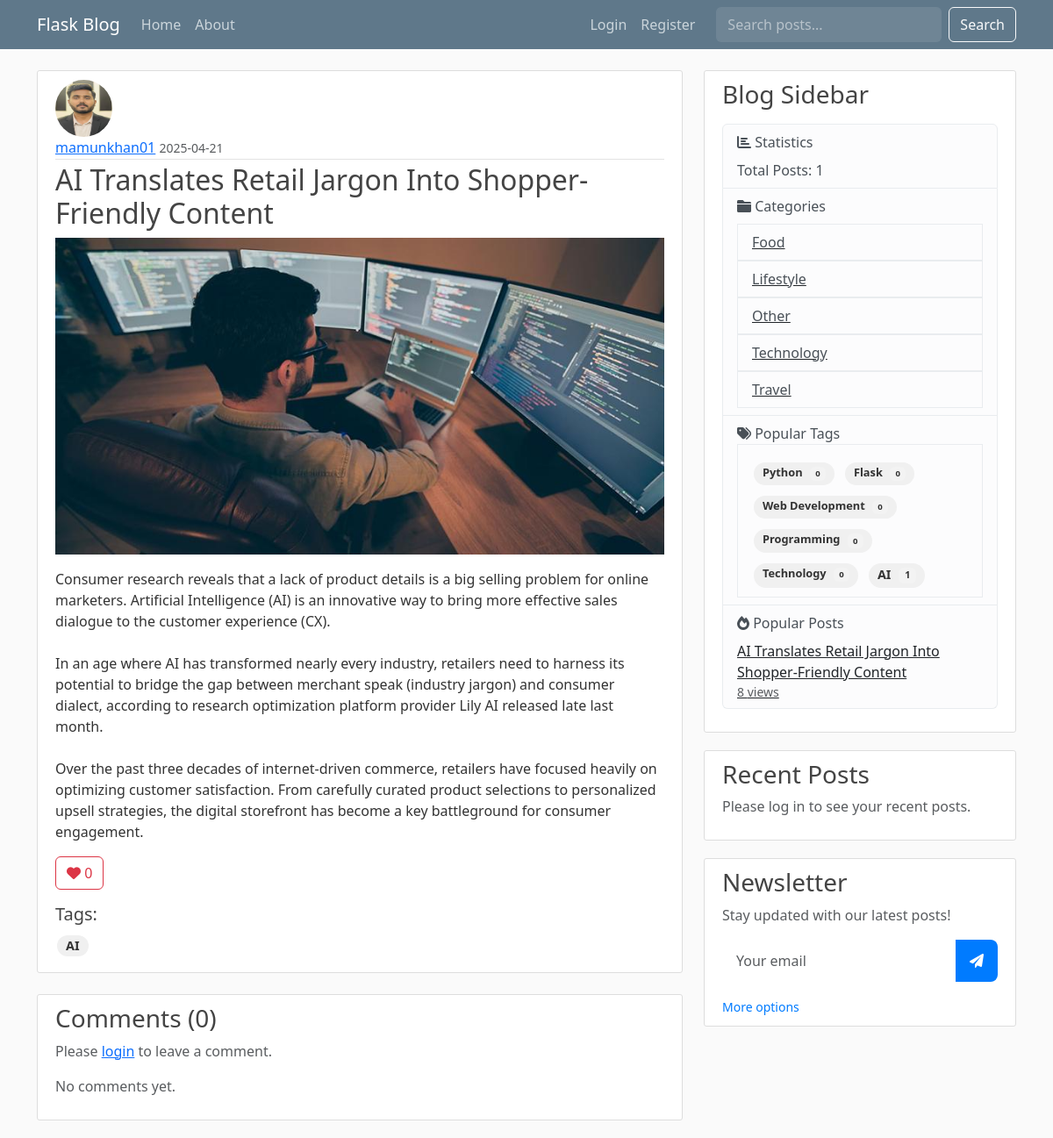
/post/1, run on an earlier commit of the app's database.
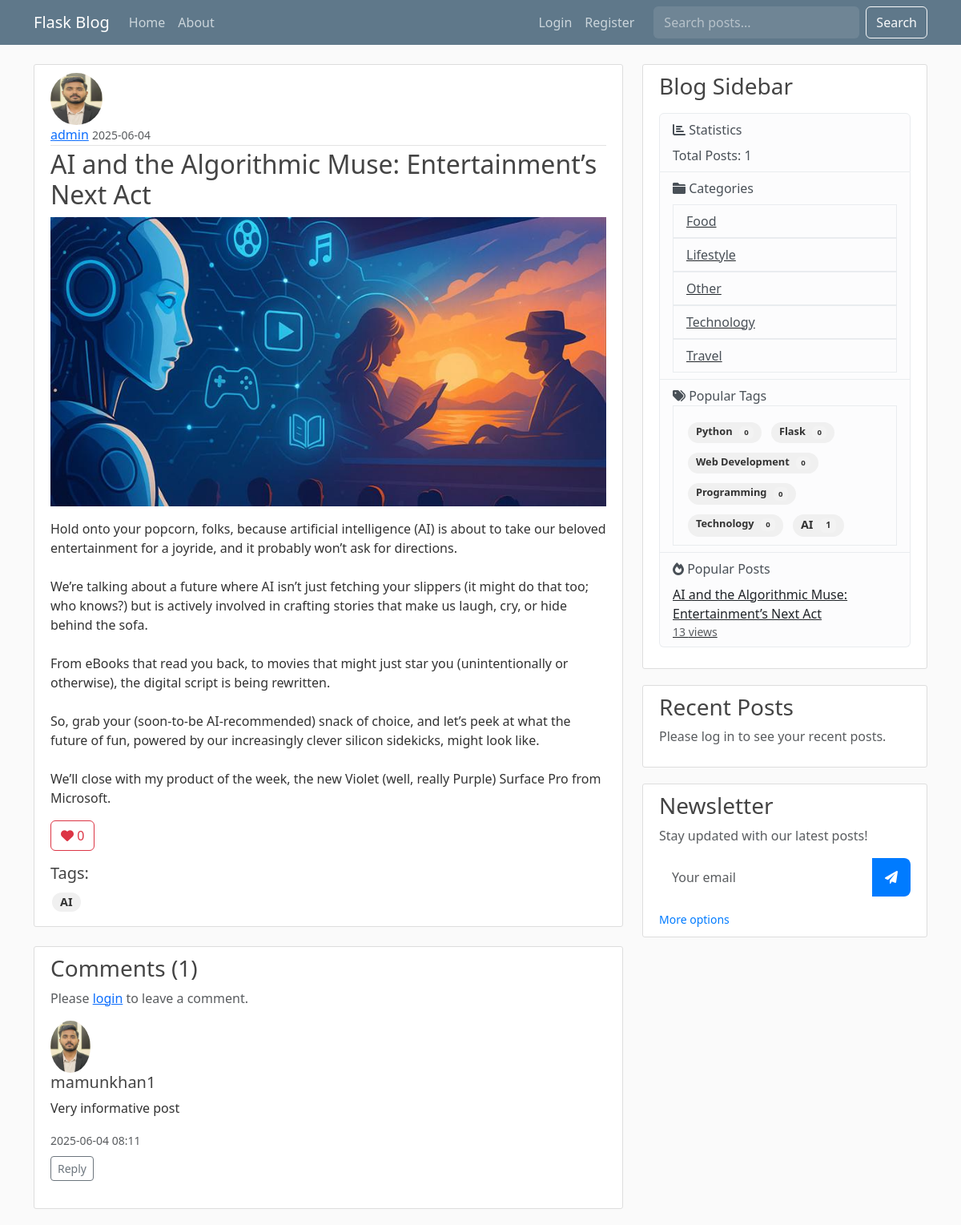
And on a later commit of the database.
### flaskblog.py (models this page shows, shortened)
class User(db.Model, UserMixin):
    id = db.Column(db.Integer, primary_key=True)
    username = db.Column(db.String(20), unique=True, nullable=False)
    email = db.Column(db.String(120), unique=True, nullable=False)
    image_file = db.Column(db.String(20), nullable=False, default='default.jpg')
    password = db.Column(db.String(60), nullable=False)
    is_admin = db.Column(db.Boolean, default=False)
    bio = db.Column(db.String(500))
    location = db.Column(db.String(100))
    website = db.Column(db.String(200))
    twitter = db.Column(db.String(100))
    github = db.Column(db.String(100))
    joined_at = db.Column(db.DateTime, nullable=False, default=datetime.utcnow)
    posts = db.relationship('Post', backref='author', lazy=True)
    likes = db.relationship('Like', backref='user', lazy=True)
    comments = db.relationship('Comment', back_populates='author', lazy=True)
    followers = db.Table('followers',
        db.Column('follower_id', db.Integer, db.ForeignKey('user.id'), primary_key=True),
        db.Column('followed_id', db.Integer, db.ForeignKey('user.id'), primary_key=True)
    )
    following = db.relationship(
        'User', secondary=followers,
        primaryjoin=(followers.c.follower_id == id),
        secondaryjoin=(followers.c.followed_id == id),
        backref=db.backref('followers_list', lazy='dynamic'), lazy='dynamic'
    )

class Post(db.Model):
    id = db.Column(db.Integer, primary_key=True)
    title = db.Column(db.String(100), nullable=False)
    date_posted = db.Column(db.DateTime, nullable=False, default=datetime.utcnow)
    content = db.Column(db.Text, nullable=False)
    image_file = db.Column(db.String(20), nullable=True)
    user_id = db.Column(db.Integer, db.ForeignKey('user.id'), nullable=False)
    category_id = db.Column(db.Integer, db.ForeignKey('category.id'), nullable=True)
    category = db.relationship('Category', backref=db.backref('posts', lazy=True))
    views = db.Column(db.Integer, default=0)
    status = db.Column(db.String(20), default='published')  # published, draft, scheduled
    publish_date = db.Column(db.DateTime)
    likes = db.relationship('Like', backref='post', lazy=True)
    comments = db.relationship('Comment', back_populates='post', lazy=True)
    @property
    def like_count(self):
        return len(self.likes)

class Tag(db.Model):
    id = db.Column(db.Integer, primary_key=True)
    name = db.Column(db.String(50), unique=True, nullable=False)
    description = db.Column(db.String(200))
    slug = db.Column(db.String(50), unique=True)
    posts = db.relationship('Post', secondary=post_tags, backref=db.backref('tags', lazy='dynamic'))

class Category(db.Model):
    id = db.Column(db.Integer, primary_key=True)
    name = db.Column(db.String(50), unique=True, nullable=False)
    description = db.Column(db.String(200))
    slug = db.Column(db.String(50), unique=True)

class Comment(db.Model):
    id = db.Column(db.Integer, primary_key=True)
    content = db.Column(db.Text, nullable=False)
    created_at = db.Column(db.DateTime, nullable=False, default=datetime.utcnow)
    user_id = db.Column(db.Integer, db.ForeignKey('user.id'), nullable=False)
    post_id = db.Column(db.Integer, db.ForeignKey('post.id'), nullable=False)
    parent_id = db.Column(db.Integer, db.ForeignKey('comment.id'), nullable=True)
    author = db.relationship('User', back_populates='comments')
    post = db.relationship('Post', back_populates='comments')
    parent = db.relationship('Comment', remote_side=[id], backref=db.backref('replies', lazy=True))

### flaskblog.py (the view)
@app.route("/post/<int:post_id>")
def post(post_id):
    try:
        post = Post.query.get_or_404(post_id)
        if post.status != 'published' and (not current_user.is_authenticated or
            (current_user != post.author and not current_user.is_admin)):
            abort(403)
        post.views += 1
        db.session.commit()
        form = CommentForm()
        return render_template('post.html',
                             title=post.title,
                             post=post,
                             form=form,
                             **get_sidebar_data())
    except SQLAlchemyError as db_err:
        app.logger.error(f"Database error displaying post {post_id}: {db_err}")
        db.session.rollback() # Rollback the session in case of db error
        flash('A database error occurred while trying to load the post. Please try again later.', 'danger')
        return redirect(url_for('home'))
    except Exception as e:
        app.logger.error(f"Unexpected error displaying post {post_id}: {e}", exc_info=True)
        flash('An unexpected error occurred while loading the post. Please try again later.', 'danger')
        return redirect(url_for('home'))

### flaskblog.py
class CommentForm(FlaskForm):
    content = TextAreaField('Content', validators=[DataRequired()])
    parent_id = HiddenField('Parent Comment ID')
    submit = SubmitField('Post Comment')

### flaskblog.py (called while the page is built)
@app.context_processor
def inject_csrf_token():
    return dict(csrf_token=lambda: generate_csrf())

### templates/post.html (shortened to what the changed rows need)
{% extends "layout.html" %}
{% block content %}
<div class="row">
    <div class="col-md-12">
        <article class="media content-section">
            <img class="rounded-circle article-img" src="{{ url_for('static', filename='profile_pics/' + post.author.image_file) }}">
            <div class="media-body">
                <div class="article-metadata">
                    <a class="mr-2" href="{{ url_for('user_profile', username=post.author.username) }}">{{ post.author.username }}</a>
                    <small class="text-muted">{{ post.date_posted.strftime('%Y-%m-%d') }}</small>
                </div>
                <h2 class="article-title">{{ post.title }}</h2>
                {% if post.image_file %}
                <img src="{{ url_for('static', filename='post_pics/' + post.image_file) }}" class="img-fluid mb-3" alt="Post image">
                {% endif %}
                <p class="article-content">{{ post.content }}</p>
                <div class="like-section mt-3">
                    {% if current_user.is_authenticated %}
                        <button class="btn {% if post.is_liked_by(current_user) %}btn-danger{% else %}btn-outline-danger{% endif %} like-btn"
                                data-post-id="{{ post.id }}">
                            <i class="fas fa-heart"></i>
                            <span class="like-count">{{ post.like_count }}</span>
                        </button>
                    {% else %}
                        <a href="{{ url_for('login') }}" class="btn btn-outline-danger">
                        </a>
                    {% endif %}
                </div>
                <div class="post-tags mt-3">
                    {% if post.tags %}
                    <h5>Tags:</h5>
                    <div class="tag-cloud">
                        {% for tag in post.tags %}
                        <a href="{{ url_for('tag_posts', tag_name=tag.name) }}"
                           class="tag-cloud-item badge badge-secondary mr-2 mb-2">
                            {{ tag.name }}
                        </a>
                        {% endfor %}
                    </div>
                    {% endif %}
                </div>
            </div>
        </article>
        <div class="content-section mt-4">
            <h3>Comments ({{ post.comments|length }})</h3>
            {% if current_user.is_authenticated %}
                <form method="POST" action="{{ url_for('add_comment', post_id=post.id) }}" class="mb-4">
                    {{ form.hidden_tag() }}
                    <div class="mb-3">
                        {{ form.content(class="form-control", placeholder="Write a comment...") }}
                        {{ form.parent_id }}
                    </div>
                    <div class="mb-3 mt-2">
                        {{ form.submit(class="btn btn-outline-info") }}
                    </div>
                </form>
            {% else %}
                <p class="text-muted">Please <a href="{{ url_for('login') }}">login</a> to leave a comment.</p>
            {% endif %}
            <div class="comments-section">
                {% for comment in post.comments if not comment.parent_id %}
                    <div class="media mb-4">
                        <img class="d-flex mr-3 rounded-circle" src="{{ url_for('static', filename='profile_pics/' + comment.author.image_file) }}" alt="{{ comment.author.username }}" width="50">
                        <div class="media-body">
                            <h5 class="mt-0">{{ comment.author.username }}</h5>
                            <p>{{ comment.content }}</p>
                            <small class="text-muted">{{ comment.created_at.strftime('%Y-%m-%d %H:%M') }}</small>
                            {% if current_user == comment.author %}
                            <div class="mt-2">
                                <a href="{{ url_for('edit_comment', comment_id=comment.id) }}" class="btn btn-sm btn-outline-primary">Edit</a>
                                <button type="button" class="btn btn-sm btn-outline-danger" data-bs-toggle="modal" data-bs-target="#deleteCommentModal{{ comment.id }}">Delete</button>
                            </div>
                            {% else %}
                            <div class="mt-2">
                                <button class="btn btn-sm btn-outline-secondary reply-btn" data-comment-id="{{ comment.id }}">Reply</button>
                            </div>
                            {% endif %}
                        </div>
                    </div>
                {% else %}
                    <p class="text-muted">No comments yet.</p>
                {% endfor %}
            </div>
        </div>
    </div>
</div>
{% endblock content %}

### templates/layout.html (shortened to what the changed rows need)
<!doctype html>
<html lang="en">
  <head>
    <link href="https://cdn.jsdelivr.net/npm/bootstrap@5.3.2/dist/css/bootstrap.min.css" rel="stylesheet">
    <link rel="stylesheet" href="https://cdnjs.cloudflare.com/ajax/libs/font-awesome/6.0.0/css/all.min.css">
    <link rel="stylesheet" type="text/css" href="{{ url_for('static', filename='main.css') }}">
  </head>
<body>
    <main role="main" class="container">
      <div class="row">
        <div class="col-md-8">
          {% block content %}{% endblock %}
        </div>
        <div class="col-md-4">
          <div class="content-section">
            <p class='text-muted'>
                <ul class="list-group">
                    <li class="list-group-item list-group-item-light">
                        <ul class="list-group mt-2">
                            {% for category in categories %}
                              <a href="{{ url_for('category_posts', category_id=category.id) }}" class="text-dark">
                                <li class="list-group-item list-group-item-light"> {{ category.name }}</li>
                              </a>
                            {% endfor %}
                        </ul>
                    </li>
                    <li class="list-group-item list-group-item-light">
                        <div class="list-group-item">
                          <div class="tag-cloud">
                            {% for tag in tags %}
                            <a href="{{ url_for('tag_posts', tag_name=tag.name) }}"
                               class="tag-cloud-item badge badge-secondary"
                               style="font-size: {{ 0.8 + tag.posts|length * 0.1 }}rem">
                              {{ tag.name }}
                              <span class="badge badge-light">{{ tag.posts|length }}</span>
                            </a>
                            {% endfor %}
                          </div>
                        </div>
                    </li>
                    <li class="list-group-item list-group-item-light">
                        <ul class="list-unstyled mt-2">
                            {% for post in popular_posts %}
                                <li>
                                    <a href="{{ url_for('post', post_id=post.id) }}" class="text-dark">
                                        {{ post.title }}
                                        <small class="text-muted d-block">{{ post.views }} views</small>
                                    </a>
                                </li>
                            {% endfor %}
                        </ul>
                    </li>
                </ul>
            </p>
          </div>
        </div>
      </div>
    </main>
</body>
</html>

What changed in the data, as far as the page shows it:
no longer on this page (row edited): User: image_file (placeholder picture), author.username "mamunkhan01"
now on this page (row edited): User: image_file (placeholder picture), author.username "admin"
changed Post: date_posted "2025-04-21" → "2025-06-04"; title "AI Translates Retail Jargon Into Shopper-Friendly Content" → "AI and the Algorithmic Muse: Entertainment’s Next Act"; image_file: a different picture; content "Consumer research reveals that a lack of product details is a big selling problem for online marketers. Artificial Intelligence (AI) is an innovative way to bring more effective sales dialogue to the customer experience (CX). In an age where AI has transformed nearly every industry, retailers need to harness its potential to bridge the gap between merchant speak (industry jargon) and consumer dialect, according to research optimization platform provider Lily AI released late last month. Over the past three decades of internet-driven commerce, retailers have focused heavily on optimizing customer satisfaction. From carefully curated product selections to personalized upsell strategies, the…" → "Hold onto your popcorn, folks, because artificial intelligence (AI) is about to take our beloved entertainment for a joyride, and it probably won’t ask for directions. We’re talking about a future where AI isn’t just fetching your slippers (it might do that too; who knows?) but is actively involved in crafting stories that make us laugh, cry, or hide behind the sofa. From eBooks that read you back, to movies that might just star you (unintentionally or otherwise), the digital script is being rewritten. So, grab your (soon-to-be AI-recommended) snack of choice, and let’s peek at what the future of fun, powered by our increasingly clever silicon sidekicks, might look like. We’ll close with my…"; views "8" → "13"
added Comment: image_file (placeholder picture), author.username "mamunkhan1", content "Very informative post", created_at "2025-06-04 08:11"
Also different on the page:
{{ post.comments|length }}: "0" → "1"
text no longer shown: "No comments yet."
